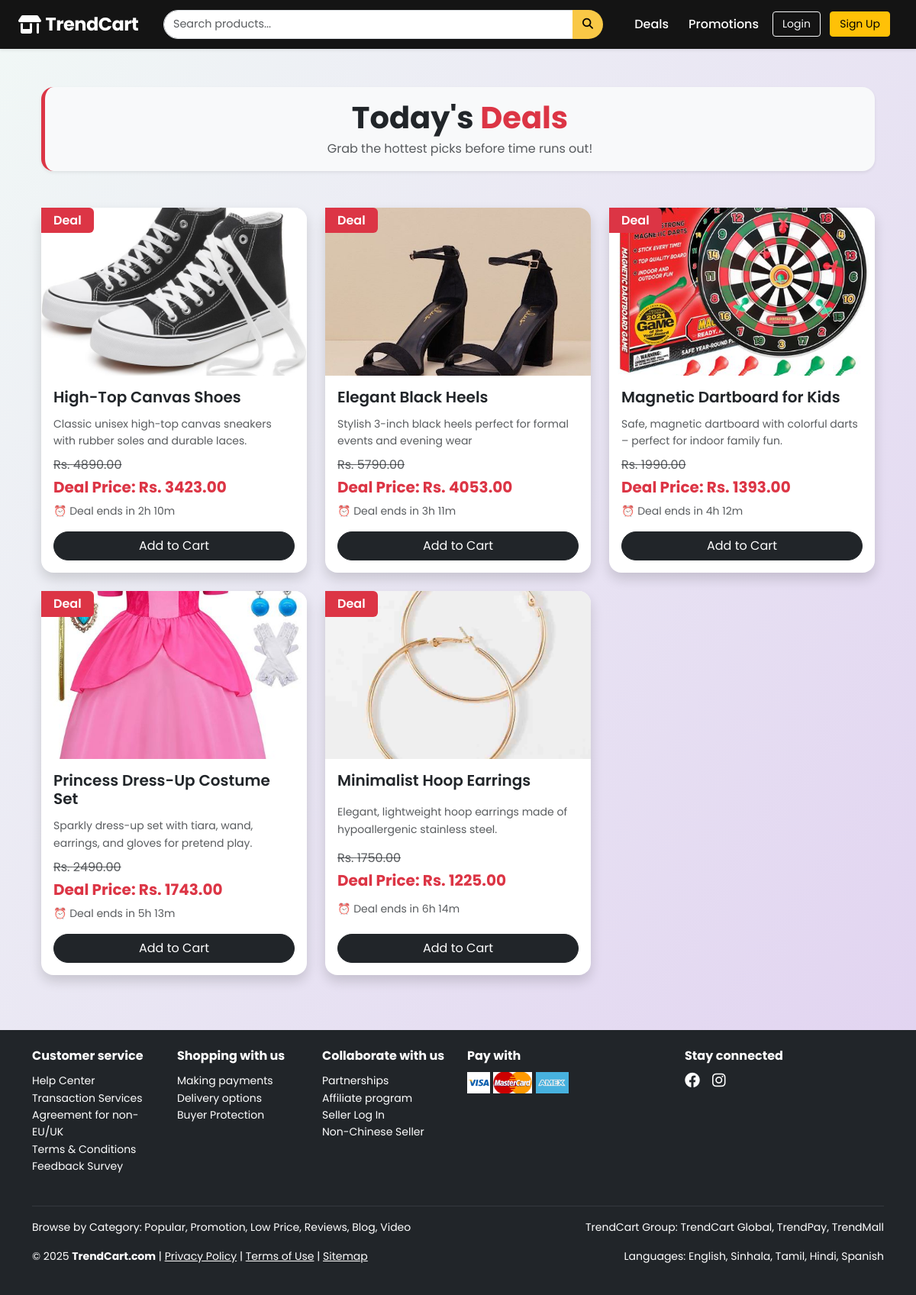
/todays-deals/, run on the app's committed database.
### store/models.py (models this page shows, shortened)
class Product(models.Model):
    name = models.CharField(max_length=100)
    description = models.TextField()
    price = models.DecimalField(max_digits=10, decimal_places=2)
    image = models.ImageField(upload_to='product_images/')  # Main image
    category = models.ForeignKey(Category, on_delete=models.CASCADE)
    is_deal = models.BooleanField(default=False)
    likes = models.ManyToManyField(User, related_name='liked_products', blank=True)

### store/views.py (the view)
# urls.py: path('todays-deals/', views.todays_deals, name='todays_deals'),
def todays_deals(request):
    deal_products = Product.objects.filter(is_deal=True)
    for product in deal_products:
        product.original_price = product.price
        product.deal_price = (product.price * Decimal('0.7')).quantize(Decimal('0.01'))  # 30% discount
    return render(request, 'store/todays_deals.html', {
        'products': deal_products
    })

### store/context_processors.py (called while the page is built)
def cart_item_count(request):
    if request.user.is_authenticated:
        count = sum(item.quantity for item in CartItem.objects.filter(user=request.user))
    else:
        count = 0
    return {'cart_item_count': count}

### store/templates/store/todays_deals.html
{% extends 'store/base.html' %}
{% load static %}
{% block content %}
<div class="container mt-1 mb-5">
  <div class="bg-light rounded-4 shadow-sm px-4 py-3 mb-5 text-center border-start border-5 border-danger">
    <h2 class="fw-bold display-6 mb-1">
      <span class="text-dark">Today's</span> <span class="text-danger">Deals</span>
    </h2>
    <p class="text-muted mb-0">Grab the hottest picks before time runs out!</p>
  </div>
  <div class="row">
    {% for product in products %}
      <div class="col-md-4 mb-4">
        <div class="card border-0 shadow rounded-4 h-100">
          {% if product.image %}
            <div class="position-relative">
              <img src="{{ product.image.url }}" class="card-img-top rounded-top-4" style="height: 220px; object-fit: cover;" alt="{{ product.name }}">
              <span class="position-absolute top-0 start-0 bg-danger text-white px-3 py-1 fw-semibold rounded-end">Deal</span>
            </div>
          {% endif %}
          <div class="card-body d-flex flex-column justify-content-between p-3">
            <h5 class="fw-semibold text-dark">{{ product.name }}</h5>
            <p class="text-muted small mb-2">{{ product.description|truncatewords:15 }}</p>
            <p class="mb-1">
              <span class="text-muted text-decoration-line-through">Rs. {{ product.price }}</span><br>
              <span class="text-danger fw-bold fs-5">Deal Price: Rs. {{ product.deal_price }}</span>
            </p>
            <p class="text-muted small mb-3">⏰ Deal ends in {{ forloop.counter|add:"1" }}h {{ forloop.counter|add:"9" }}m</p>
            <a href="{% url 'add_to_cart' product.id %}" class="btn btn-dark w-100 rounded-pill">Add to Cart</a>
          </div>
        </div>
      </div>
    {% endfor %}
  </div>
</div>
{% endblock %}

### store/static/store/css/style.css (style rules this page uses)
:root { --primary-color: #FF4747; --secondary-color: #febd69; --text-color: #111111; --bg-light: #f5f5f5; --hover-color: #e63e3e; --light-purple: #e0d0f0; }
body { font-family: 'Poppins', sans-serif; background: linear-gradient(to bottom right, #f1f8f6, var(--light-purple)); color: var(--text-color); position: relative; }
html { scroll-behavior: smooth; }

### store/templates/store/base.html (style rules this page uses)
:root { --primary-color: #f9c846; --text-color: #141414; }
body { font-family: 'Poppins', sans-serif; font-size: 16px; line-height: 1.6; color: #333; margin: 0; padding: 0; }
h1, h2, h3, h4, h5, h6 { font-weight: 600; margin-bottom: 0.75rem; }

### data on the page
Product: image (picture), name "High-Top Canvas Shoes", description "Classic unisex high-top canvas sneakers with rubber soles and durable laces.", price "4890.00", deal_price "3423.00"
Product: image (picture), name "Elegant Black Heels", description "Stylish 3-inch black heels perfect for formal events and evening wear", price "5790.00", deal_price "4053.00"
Product: image (picture), name "Magnetic Dartboard for Kids", description "Safe, magnetic dartboard with colorful darts – perfect for indoor family fun.", price "1990.00", deal_price "1393.00"
Product: image (picture), name "Princess Dress-Up Costume Set", description "Sparkly dress-up set with tiara, wand, earrings, and gloves for pretend play.", price "2490.00", deal_price "1743.00"
Product: image (picture), name "Minimalist Hoop Earrings", description "Elegant, lightweight hoop earrings made of hypoallergenic stainless steel.", price "1750.00", deal_price "1225.00"
